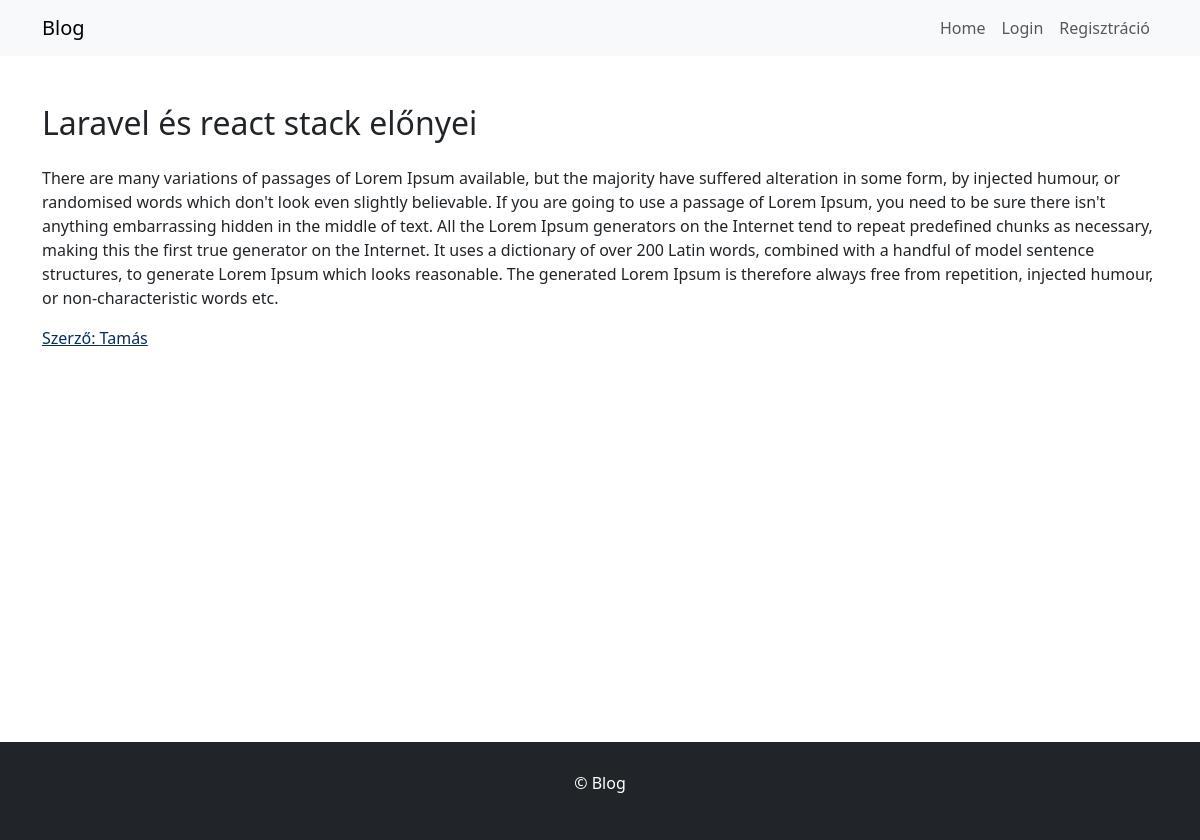
Page /post.php?id=11 on the committed database.
### tables this page shows
CREATE TABLE `posts` (
  `id` int(11) NOT NULL,
  `user_id` int(11) NOT NULL,
  `title` varchar(255) NOT NULL,
  `body` text NOT NULL,
  `created_at` timestamp NOT NULL DEFAULT current_timestamp(),
  `updated_at` timestamp NOT NULL DEFAULT current_timestamp() ON UPDATE current_timestamp()
);

CREATE TABLE `users` (
  `id` int(11) NOT NULL,
  `nev` varchar(255) NOT NULL,
  `email` varchar(255) NOT NULL,
  `password` varchar(255) NOT NULL,
  `created_at` timestamp NOT NULL DEFAULT current_timestamp(),
  `updated_at` timestamp NOT NULL DEFAULT current_timestamp() ON UPDATE current_timestamp(),
  `is_admin` tinyint(1) DEFAULT 0
);

### post.php (the view, shortened to what this page needs)
<?php
require 'db_connection.php';
require 'header.php';
if (isset($_GET['id'])) {
    $post_id = $_GET['id'];
    $stmt = $conn->prepare("SELECT title, body, nev FROM posts JOIN users ON posts.user_id = users.id WHERE posts.id = ?");
    $stmt->bind_param("i", $post_id);
    $stmt->execute();
    $result = $stmt->get_result();
    if ($result->num_rows > 0) {
        $post = $result->fetch_assoc();
        echo renderPost($post['title'], $post['body'], $post['nev'], $post_id);
    } else {
        echo "<div class='container mt-5'><p>Nincs ilyen poszt.</p></div>";
    }
} else {
    echo "<div class='container mt-5'><p>Érvénytelen kérés.</p></div>";
}
require 'footer.php';

### functions.php (shortened to what this page needs)
<?php
function renderPost($title, $body, $authorName, $postId = null)
{
    $authorLink = $postId ? "<a class='card-text text-start mt-3 text-primary-emphasis' href='author-posts.php?id={$postId}'>Szerző: {$authorName}</a>" : "<p class='card-text text-start mt-3 text-primary-emphasis'>Szerző: {$authorName}</p>";
    return "<div class='container mt-5'>
                <h2 class='mb-4'>{$title}</h2>
                <p>{$body}</p>
                {$authorLink}
            </div>";
}

### style.css (style rules this page uses)
html, body { height: 100%; margin: 0; }

### rows in the picture
posts: title "Laravel és react stack előnyei", body "There are many variations of passages of Lorem Ipsum available, but the majority have suffered alteration in some form, by injected humour, or randomised words which don't look even slightly believable. If you are going to use a passage of Lorem Ipsum, you need to be sure there isn't anything embarrassing hidden in the middle of text. All the Lorem Ipsum generators on the Internet tend to repeat predefined chunks as necessary, making this the first true generator on the Internet. It uses a dictionary of over 200 Latin words, combined with a handful of model sentence structures, to generate Lorem Ipsum which looks reasonable. The generated Lorem Ipsum is therefore always free from…", user.nev "Tamás"
